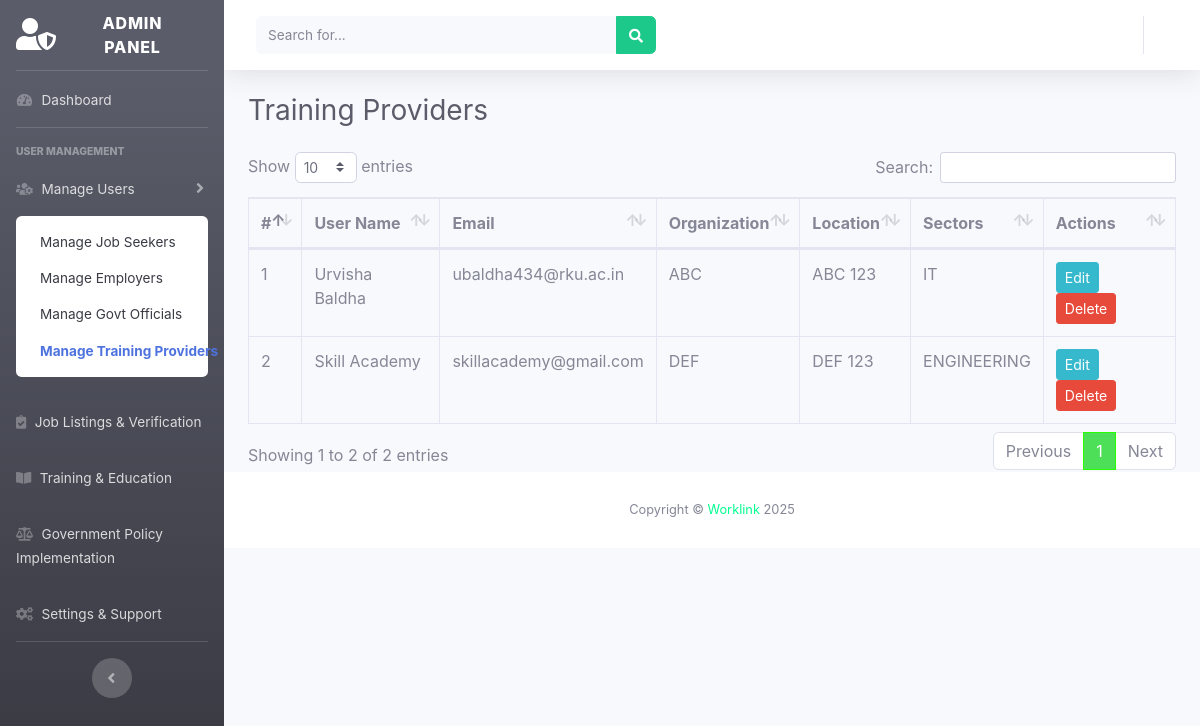
Before: /admin/manage_trainers.php (signed in) with the older database file.
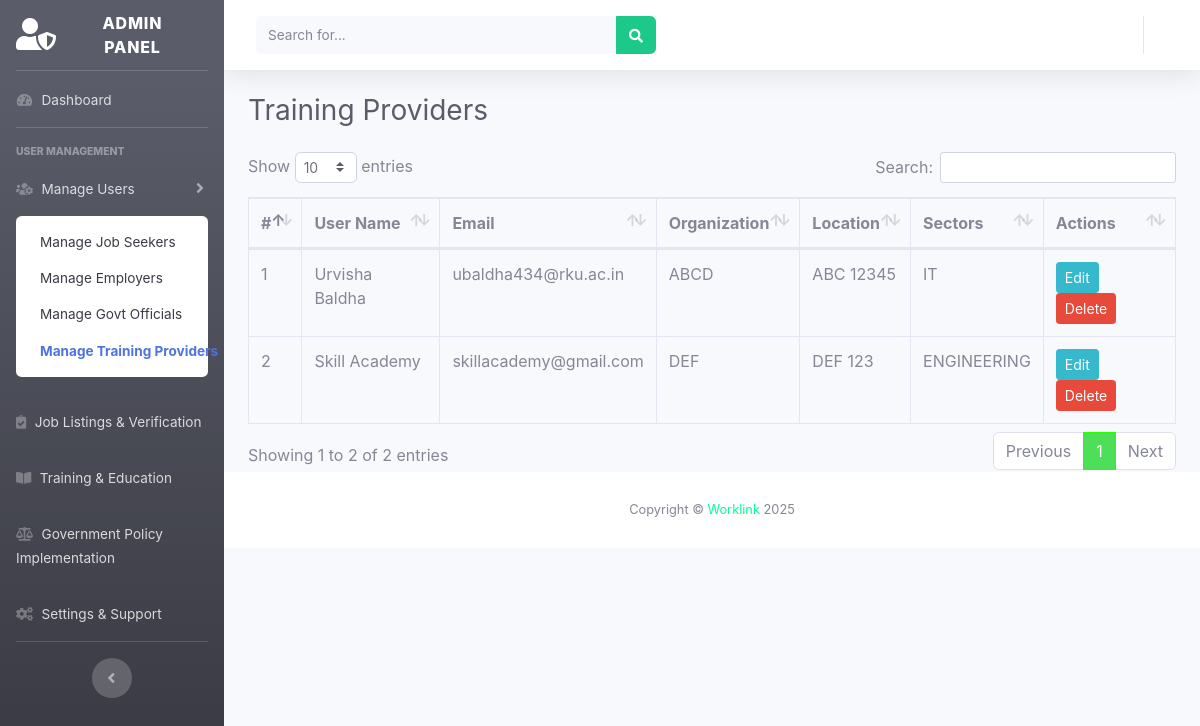
After: the same page with the newer database file.
### tables this page shows
CREATE TABLE `training_providers` (
  `id` int(11) NOT NULL,
  `user_id` int(11) DEFAULT NULL,
  `organization_name` varchar(255) DEFAULT NULL,
  `head_office_location` varchar(255) DEFAULT NULL,
  `training_sectors` text DEFAULT NULL
);

CREATE TABLE `users` (
  `id` int(11) NOT NULL,
  `user_type` enum('jobSeeker','employer','trainingProvider','governmentOfficial','admin') NOT NULL,
  `full_name` varchar(255) NOT NULL,
  `user_name` varchar(200) NOT NULL,
  `email` varchar(255) NOT NULL,
  `gender` varchar(100) NOT NULL,
  `phone` varchar(15) NOT NULL,
  `birthday` date DEFAULT NULL,
  `pic` varchar(50) DEFAULT 'undraw_profile.jpg',
  `password` varchar(255) NOT NULL,
  `status` varchar(255) DEFAULT 'inactive',
  `token` varchar(255) NOT NULL
);

### admin/manage_trainers.php (the view, shortened to what this page needs)
<!DOCTYPE html>
<html lang="en">
<head>
    <link href="vendor/fontawesome-free/css/all.min.css" rel="stylesheet">
    <link href="css/sb-admin-2.min.css" rel="stylesheet">
    <link href="vendor/datatables/dataTables.bootstrap4.min.css" rel="stylesheet">
</head>
<body id="page-top">
<?php include('sidebar.php'); include('header.php'); ?>
<div class="container-fluid">
    <h1 class="h3 mb-4 text-gray-800">Training Providers</h1>
    <table class="table table-bordered" id="dataTable">
        <thead><tr>
            <th>#</th><th>User Name</th><th>Email</th><th>Organization</th><th>Location</th><th>Sectors</th><th>Actions</th>
        </tr></thead>
        <tbody>
            <?php
            $q = mysqli_query($con, "SELECT tp.*, u.full_name, u.email FROM training_providers tp JOIN users u ON tp.user_id = u.id");
            $i = 1;
            while ($row = mysqli_fetch_array($q)) {
                echo "<tr>
                    <td>{$i}</td>
                    <td>{$row['full_name']}</td>
                    <td>{$row['email']}</td>
                    <td>{$row['organization_name']}</td>
                    <td>{$row['head_office_location']}</td>
                    <td>{$row['training_sectors']}</td>
                    <td>
                        <button class='btn btn-info btn-sm editBtn'
                            data-id='{$row['id']}'
                            data-org='{$row['organization_name']}'
                            data-loc='{$row['head_office_location']}'
                            data-sect='{$row['training_sectors']}'
                        >Edit</button>
                        <a href='manage_trainers.php?id={$row['id']}' class='btn btn-danger btn-sm' onclick='return confirm(\"Are you sure?\")'>Delete</a>
                    </td>
                </tr>";
                $i++;
            }
            ?>
        </tbody>
    </table>
</div>
<?php include('footer.php'); ?>
</body>
</html>

Changed rows visible on the page:
changed training_providers "IT": organization_name "ABC" → "ABCD"; head_office_location "ABC 123" → "ABC 12345"
